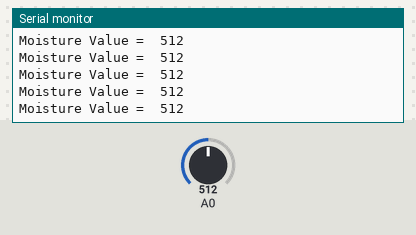
The sketch below on a simulated Arduino Uno, built with avr-gcc and run on an emulated ATmega328P. Shown: the last lines printed to the serial monitor. The test bench sets the inputs (shaded band); at power-on: A0 = 512.

Above: at 1.2 s.
1.3 s: A0 set to 716
At 1.31 s:
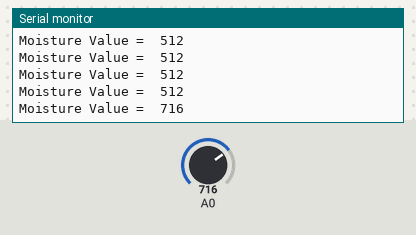
2.8 s: A0 set to 900
At 2.82 s:
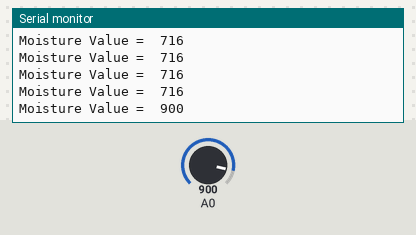
Timing chart, 0 to 5.8 s (numbered marks = the images above; inputs shaded):
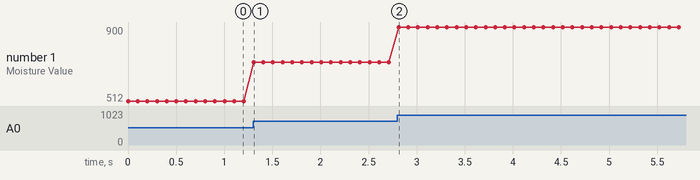

Measured:
- after the input at 1.3 s, the serial monitor: prints a new line at once (image 1)
- after the input at 2.8 s, the serial monitor: prints a new line at once (image 2)
- plotted number 1: 512 → 716 after the input at 1.3 s, 716 → 900 after the input at 2.8 s

The sketch:

soil_moist_sensor_V2.ino
```cpp
void setup() {

  Serial.begin(9600);
  pinMode(14, INPUT);

}

void loop() {


  Serial.print("Moisture Value =  ");
  Serial.println(analogRead(14));
  delay(100);

}
```
